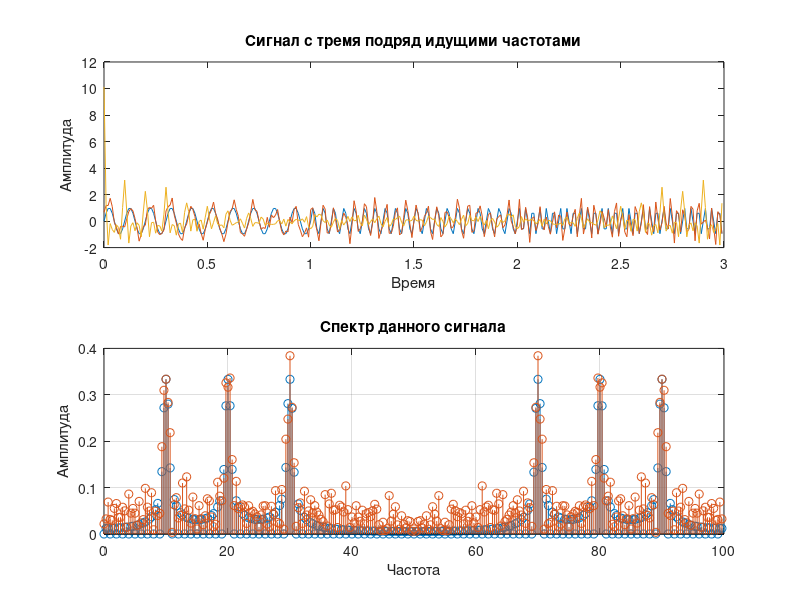

The MATLAB source for this figure: (Note: this script raises an error after producing the figure.)
clear, clc, close all
fs = 100;


% Задаём сигнал с тремя подряд идущими частотами
t1= 0 : 1/fs : 1-1/fs;
lt1 = length(t1);
x(1 : lt1)=sin(2*pi*10*t1);
t2= 1 : 1/fs : 2-1/fs;
lt2 = length(t2);
x(lt1 + 1 : lt1 + lt2) = sin(2*pi*20*t2);
t3= 2 : 1/fs : 3-1/fs;
lt3 = length(t3);
x(lt1 + lt2 + 1 : lt1 + lt2 + lt3) = sin(2*pi*30*t3);

xn = awgn (x, 5, 'measured');


t = [t1 t2 t3];

N = length(t);
xn = [];
for i = 1:N
    xn(i) = x(i) + rand - rand; 

end



X = 2*abs(fft(x))/N;
XN = 2*abs(fft(xn))/N;
f = 0: fs/N : fs-fs/N;

xxx = ifft(XN*N/2);

subplot(2,1,1)
plot(t',[x' xn' xxx'])
title('Сигнал с тремя подряд идущими частотами')
xlabel('Время')
ylabel('Амплитуда')


subplot(2,1,2)
stem(f',[X' XN']), grid on, title('Спектр данного сигнала')
xlabel('Частота'), ylabel('Амплитуда')
figure
cwt(x,'amor',fs)

figure
cwt(xn,'amor',fs)